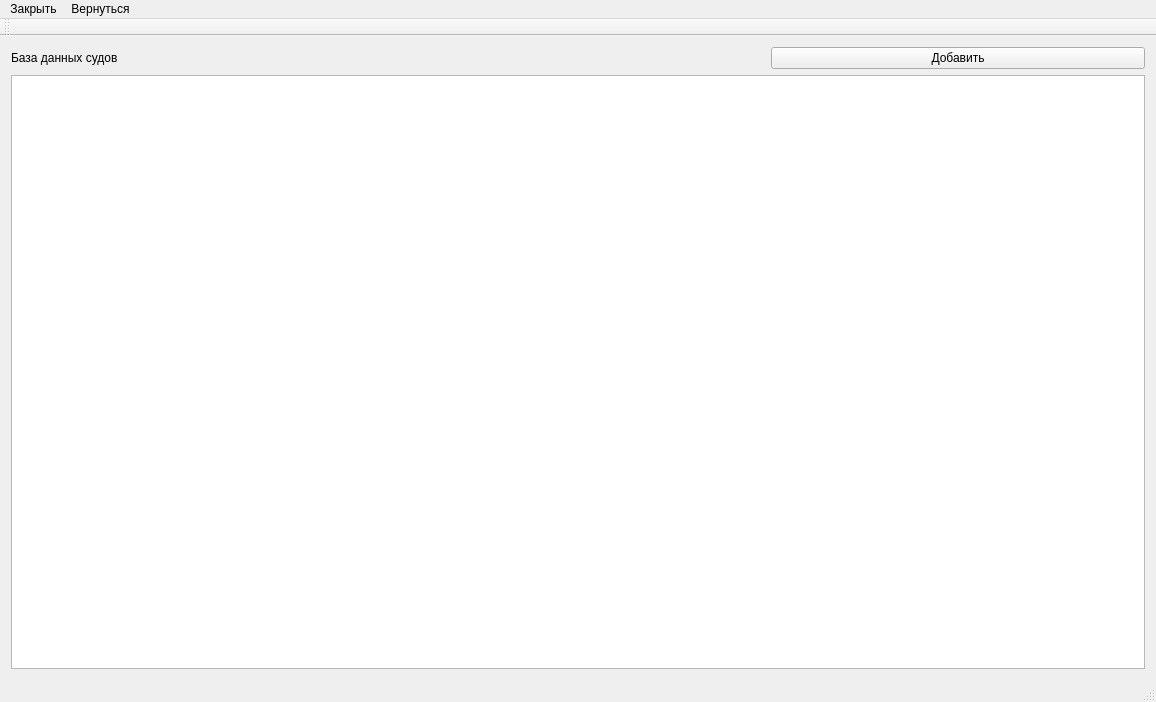
<?xml version="1.0" encoding="UTF-8"?>
<ui version="4.0">
 <class>MainWindowRedactDataBase</class>
 <widget class="QMainWindow" name="MainWindowRedactDataBase">
  <property name="geometry">
   <rect>
    <x>0</x>
    <y>0</y>
    <width>1156</width>
    <height>702</height>
   </rect>
  </property>
  <property name="minimumSize">
   <size>
    <width>1156</width>
    <height>702</height>
   </size>
  </property>
  <property name="maximumSize">
   <size>
    <width>1156</width>
    <height>702</height>
   </size>
  </property>
  <property name="windowTitle">
   <string>MainWindow</string>
  </property>
  <widget class="QWidget" name="centralWidget">
   <layout class="QGridLayout" name="gridLayout">
    <item row="1" column="0">
     <widget class="QLabel" name="label">
      <property name="text">
       <string>База данных судов</string>
      </property>
     </widget>
    </item>
    <item row="2" column="0" colspan="3">
     <widget class="QTableView" name="RecordTableView">
      <property name="sortingEnabled">
       <bool>true</bool>
      </property>
     </widget>
    </item>
    <item row="1" column="2">
     <widget class="QPushButton" name="addRecordButton">
      <property name="text">
       <string>Добавить</string>
      </property>
     </widget>
    </item>
   </layout>
  </widget>
  <widget class="QMenuBar" name="menuBar">
   <property name="geometry">
    <rect>
     <x>0</x>
     <y>0</y>
     <width>1156</width>
     <height>26</height>
    </rect>
   </property>
   <widget class="QMenu" name="menuClose">
    <property name="title">
     <string>Закрыть</string>
    </property>
    <addaction name="CloseWindow"/>
   </widget>
   <widget class="QMenu" name="menu">
    <property name="title">
     <string>Вернуться</string>
    </property>
    <addaction name="ReturnAction"/>
   </widget>
   <addaction name="menuClose"/>
   <addaction name="menu"/>
  </widget>
  <widget class="QToolBar" name="mainToolBar">
   <attribute name="toolBarArea">
    <enum>TopToolBarArea</enum>
   </attribute>
   <attribute name="toolBarBreak">
    <bool>false</bool>
   </attribute>
  </widget>
  <widget class="QStatusBar" name="statusBar"/>
  <action name="CloseWindow">
   <property name="text">
    <string>Закрыть окно</string>
   </property>
  </action>
  <action name="ReturnAction">
   <property name="text">
    <string>Вернуться назад</string>
   </property>
  </action>
 </widget>
 <layoutdefault spacing="6" margin="11"/>
 <resources/>
 <connections/>
</ui>
